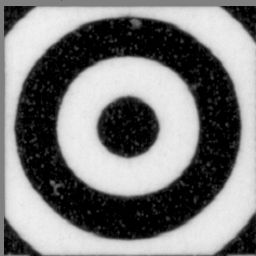
%> input picture Samples/Approval 1200 - TV50/A1.tif, 256 x 256 px
$ octave --eval "result = ProcessImageFourier(imread('../../../../Samples/Approval 1200 - TV50/A1.tif'));"   (GNU Octave 9; MATLAB toolbox functions it lacks are replaced by stand-ins)
%> lines starting %> are read from the running program, lines starting %| are printed output that depends on the picture
function [FFT SRF FIMG IMG]  = ProcessImageFourier(img, bandParameters)

  import(eval(NS.CLASS));
%> (this line was passed over: NS is not available in this run)

  nout = nargout;
  out1 = nout > 0;  out2 = nout > 1; 	out3 = nout > 2; 	out4 = nout > 3;

  try

    if ~exist('bandParameters', 'var'), bandParameters = {[], []}; end
    if ~iscell(img), img = {img}; end
%> after `img = {img}`: img = 1 item


    IMG = cell(size(img));
%> IMG = {[]}
    FFT = IMG;  SRF = IMG;  FIMG = IMG;
%> after `FFT = IMG`: FFT = {[]}
%> after `SRF = IMG`: SRF = {[]}
%> after `FIMG = IMG`: FIMG = {[]}

    for m = 1:numel(img)

      if ischar(img{m}), IMG{m} = PatchSeriesProcessor.LoadImage(img{m});
      else IMG{m}               = img{m}; end

      if isreal(IMG{m})
        if m==2
          FFT{m} = forwardFFT(histeq(IMG{m}));
        else
          FFT{m} = forwardFFT(IMG{m});
        end
      else FFT{m}               = IMG{m}; end

      if out2, SRF{m}           = Grasppe.Kit.ConRes.CalculateBandIntensity(FFT{m}, 75, bandParameters{2}); end
      if out3, FIMG{m}          = realImage(FFT{m}); end
    end
%> this loop made 1 pass
%> pass 1, in forwardFFT, `img = img(1:end-(nP),1:end-(nQ));`:
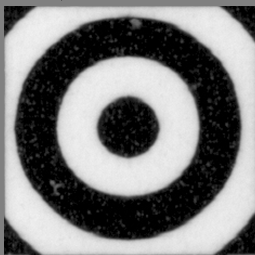
%> img: size 255x255 uint8; min 0, max 242, mean 124.3
%> after the loop, FFT = 1 item; IMG = 1 item


    if ~out4, clear IMG;  end
    if ~out3, clear FIMG; end
    if ~out2, clear SRF;  end
    if ~out1, clear FFT;  end

  catch err
    debugStamp(err, 1);
    rethrow(err);
  end

end

function img = forwardFFT(img)
  sP  = size(img,1);
  sQ  = size(img,2);
  nP  = 1-mod(sP,2);
  nQ  = 1-mod(sQ,2);
  fP  = ceil(2*(sP-nP));
  fQ  = ceil(2*(sQ-nQ));

  img = img(1:end-(nP),1:end-(nQ));
  img = fftshift(fft2(img, fP, fQ));

end


function img = realImage(img)
  if ~isreal(img)
    img       = real(log(1+abs(img)));
    fftMin    = min(img(:)); imageMax = max(img(:));
    img       = (img-fftMin) / (imageMax-fftMin);
  end
end

$ run again, on Samples/Approval 1200 - TV50/A11.tif
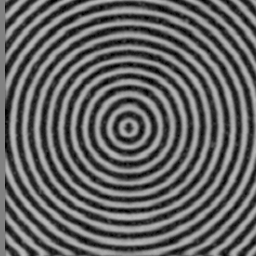
%> input picture Samples/Approval 1200 - TV50/A11.tif, 256 x 256 px
%> in ProcessImageFourier, `img = {img}`: img = 1 item
%> the loop in ProcessImageFourier, `for m = 1:numel(img)` made 1 pass
%> pass 1, in forwardFFT, `img = img(1:end-(nP),1:end-(nQ));`:
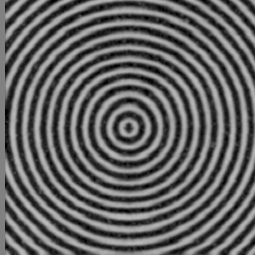
%> img: size 255x255 uint8; min 0, max 190, mean 99.2

$ run again, on Samples/Approval 1200 - TV50/A13.tif
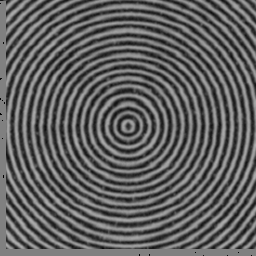
%> input picture Samples/Approval 1200 - TV50/A13.tif, 256 x 256 px
%> in ProcessImageFourier, `img = {img}`: img = 1 item
%> the loop in ProcessImageFourier, `for m = 1:numel(img)` made 1 pass
%> pass 1, in forwardFFT, `img = img(1:end-(nP),1:end-(nQ));`:
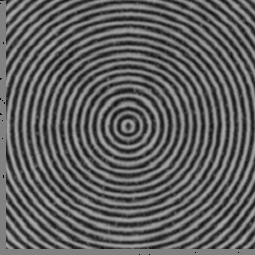
%> img: size 255x255 uint8; min 0, max 174, mean 95.5

$ run again, on Samples/Approval 1200 - TV50/A3.tif
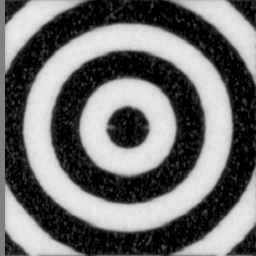
%> input picture Samples/Approval 1200 - TV50/A3.tif, 256 x 256 px
%> in ProcessImageFourier, `img = {img}`: img = 1 item
%> the loop in ProcessImageFourier, `for m = 1:numel(img)` made 1 pass
%> pass 1, in forwardFFT, `img = img(1:end-(nP),1:end-(nQ));`:
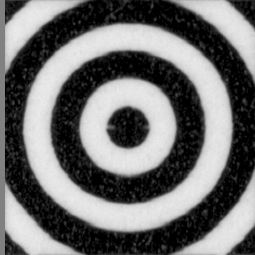
%> img: size 255x255 uint8; min 0, max 236, mean 111.4
